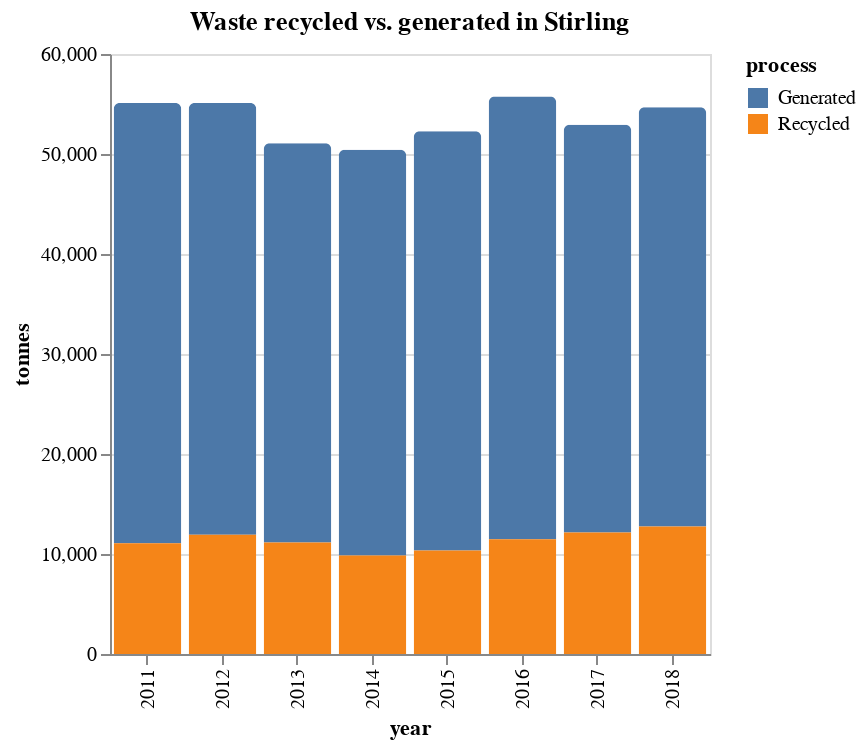

Notebook code for this chart:
### Code cell
; Waste generated vs recycled in Stirling

(def waste-stir-generated
    (->> waste-data
        (filter #(= "Stirling" (:council %)))
        (filter #(= "Generated" (:process %)))
        (filter #(= "Subtotal" (:type %)))))

(def waste-stir-recycled
    (->> waste-data
        (filter #(= "Stirling" (:council %)))
        (filter #(= "Recycled" (:process %)))
        (filter #(= "Subtotal" (:type %)))))

(def waste-stir-comparison (concat waste-stir-generated waste-stir-recycled))

(defn stacked-bar-chart [title data]
    (let [year-count (count (group-by :year data))]
  {:title title
   :width 300
   :height 300       
   :data {:values data}
   :mark {:type "bar" :cornerRadiusTopLeft 3 :cornerRadiusTopRight 3}
   :encoding {
            :x {:field "year" :type "nominal" :title "year"}
            :y {:field "tonnage" :type "quantitative" :scale {:zero false} :axis {:title "tonnes"}}
            :color {:field "process" :type "nominal"}}}))

(display/render-mime 
    :application/vnd.vegalite.v2+json 
    (stacked-bar-chart "Waste recycled vs. generated in Stirling" waste-stir-comparison))

### Figure 1 — Vega-Lite specification as saved in the notebook (floating-point values rounded to 4 significant figures)
{"data": {"values": [{"council": "Stirling", "process": "Generated", "tonnage": "44023.8", "type": "Subtotal", "year": "2011"}, {"council": "Stirling", "process": "Generated", "tonnage": "43190.1", "type": "Subtotal", "year": "2012"}, {"council": "Stirling", "process": "Generated", "tonnage": "39922.81", "type": "Subtotal", "year": "2013"}, {"council": "Stirling", "process": "Generated", "tonnage": "40554.87", "type": "Subtotal", "year": "2014"}, {"council": "Stirling", "process": "Generated", "tonnage": "41929.14", "type": "Subtotal", "year": "2015"}, {"council": "Stirling", "process": "Generated", "tonnage": "44270.58", "type": "Subtotal", "year": "2016"}, {"council": "Stirling", "process": "Generated", "tonnage": "40773.76", "type": "Subtotal", "year": "2017"}, {"council": "Stirling", "process": "Generated", "tonnage": "41925.04", "type": "Subtotal", "year": "2018"}, {"council": "Stirling", "process": "Recycled", "tonnage": "11073.28", "type": "Subtotal", "year": "2011"}, {"council": "Stirling", "process": "Recycled", "tonnage": "11920.02", "type": "Subtotal", "year": "2012"}, {"council": "Stirling", "process": "Recycled", "tonnage": "11153.02", "type": "Subtotal", "year": "2013"}, {"council": "Stirling", "process": "Recycled", "tonnage": "9860.02", "type": "Subtotal", "year": "2014"}, {"council": "Stirling", "process": "Recycled", "tonnage": "10352.1", "type": "Subtotal", "year": "2015"}, {"council": "Stirling", "process": "Recycled", "tonnage": "11481.16", "type": "Subtotal", "year": "2016"}, {"council": "Stirling", "process": "Recycled", "tonnage": "12158.45", "type": "Subtotal", "year": "2017"}, {"council": "Stirling", "process": "Recycled", "tonnage": "12749.89", "type": "Subtotal", "year": "2018"}]}, "encoding": {"color": {"field": "process", "type": "nominal"}, "x": {"field": "year", "title": "year", "type": "nominal"}, "y": {"axis": {"title": "tonnes"}, "field": "tonnage", "scale": {"zero": false}, "type": "quantitative"}}, "height": 300, "mark": {"cornerRadiusTopLeft": 3, "cornerRadiusTopRight": 3, "type": "bar"}, "title": "Waste recycled vs. generated in Stirling", "width": 300}
